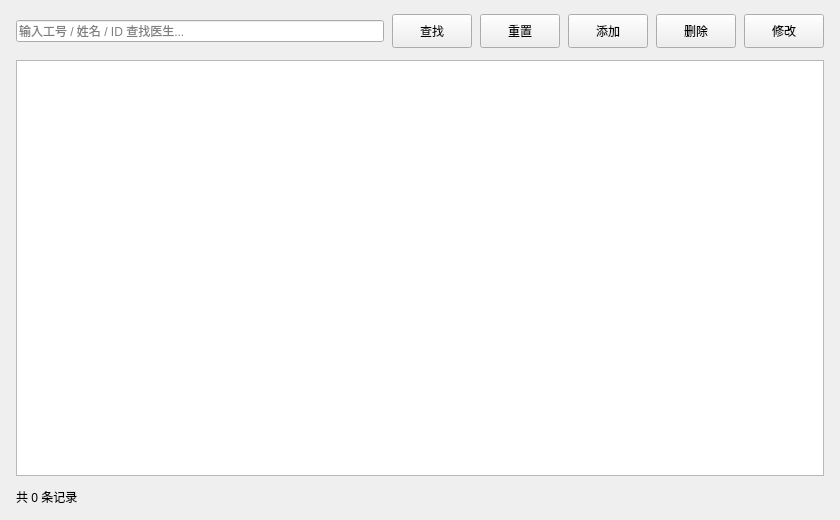
<?xml version="1.0" encoding="UTF-8"?>
<ui version="4.0">
 <class>DoctorView</class>
 <widget class="QWidget" name="DoctorView">
  <property name="geometry">
   <rect>
    <x>0</x>
    <y>0</y>
    <width>840</width>
    <height>520</height>
   </rect>
  </property>
  <property name="windowTitle">
   <string>医生管理</string>
  </property>
  <layout class="QVBoxLayout" name="verticalLayout">
   <property name="spacing">
    <number>12</number>
   </property>
   <property name="leftMargin">
    <number>16</number>
   </property>
   <property name="topMargin">
    <number>14</number>
   </property>
   <property name="rightMargin">
    <number>16</number>
   </property>
   <property name="bottomMargin">
    <number>14</number>
   </property>
   <item>
    <layout class="QHBoxLayout" name="toolbarLayout">
     <property name="spacing">
      <number>8</number>
     </property>
     <item>
      <widget class="QLineEdit" name="txtSearch">
       <property name="minimumHeight">
        <number>34</number>
       </property>
       <property name="placeholderText">
        <string>输入工号 / 姓名 / ID 查找医生...</string>
       </property>
      </widget>
     </item>
     <item>
      <widget class="QPushButton" name="btSearch">
       <property name="minimumSize"><size><width>76</width><height>34</height></size></property>
       <property name="text"><string>查找</string></property>
      </widget>
     </item>
     <item>
      <widget class="QPushButton" name="btReset">
       <property name="minimumSize"><size><width>76</width><height>34</height></size></property>
       <property name="text"><string>重置</string></property>
      </widget>
     </item>
     <item>
      <widget class="QPushButton" name="btAdd">
       <property name="minimumSize"><size><width>76</width><height>34</height></size></property>
       <property name="text"><string>添加</string></property>
      </widget>
     </item>
     <item>
      <widget class="QPushButton" name="btDelete">
       <property name="minimumSize"><size><width>76</width><height>34</height></size></property>
       <property name="text"><string>删除</string></property>
      </widget>
     </item>
     <item>
      <widget class="QPushButton" name="btEdit">
       <property name="minimumSize"><size><width>76</width><height>34</height></size></property>
       <property name="text"><string>修改</string></property>
      </widget>
     </item>
    </layout>
   </item>
   <item>
    <widget class="QTableView" name="tableView"/>
   </item>
   <item>
    <widget class="QLabel" name="labelStatus">
     <property name="text"><string>共 0 条记录</string></property>
    </widget>
   </item>
  </layout>
 </widget>
 <resources/>
 <connections/>
</ui>
